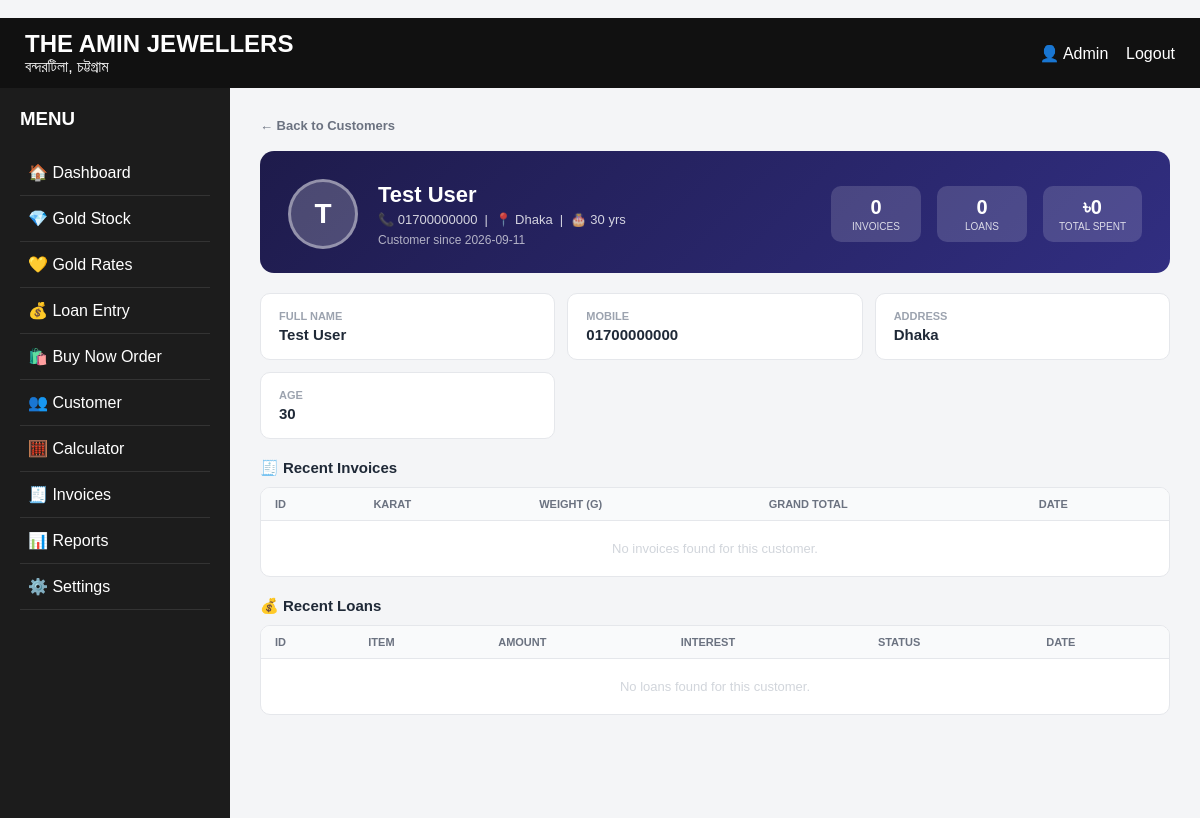
/customer/22 (signed in), run on the app's committed database.
### tables this page shows
CREATE TABLE customers (
            id INTEGER PRIMARY KEY AUTOINCREMENT,
            name TEXT NOT NULL,
            mobile TEXT NOT NULL,
            address TEXT,
            age INTEGER,
            created_at TIMESTAMP DEFAULT CURRENT_TIMESTAMP
        );

### app.py (the view)
@app.route("/customer/<int:customer_id>")
@login_required
def customer_profile(customer_id):
    conn = get_db()
    customer = conn.execute(
        "SELECT * FROM customers WHERE id = ?", (customer_id,)
    ).fetchone()
    if customer is None:
        return redirect(url_for("customers"))
    invoices = conn.execute("""
        SELECT * FROM invoices
        WHERE customer_name = ?
        ORDER BY id DESC
        LIMIT 10
    """, (customer["name"],)).fetchall()
    loans = conn.execute("""
        SELECT * FROM loans
        WHERE customer_name = ?
        ORDER BY id DESC
        LIMIT 10
    """, (customer["name"],)).fetchall()
    total_spent = conn.execute("""
        SELECT COALESCE(SUM(grand_total), 0)
        FROM invoices
        WHERE customer_name = ?
    """, (customer["name"],)).fetchone()[0]
    return render_template(
        "customer_profile.html",
        customer=customer,
        invoices=invoices,
        loans=loans,
        total_spent=total_spent,
    )

### app.py (called while the page is built)
def get_db():
    if "db" not in g:
        g.db = sqlite3.connect(DATABASE)
        g.db.row_factory = sqlite3.Row
    return g.db

def login_required(f):
    @wraps(f)
    def decorated_function(*args, **kwargs):
        if "user" not in session:
            return redirect("/")
        return f(*args, **kwargs)
    return decorated_function

### templates/customer_profile.html (shortened to what this page needs)
﻿{% extends "base.html" %}
{% block content %}
<a href="{{ url_for('customers') }}" class="back-link">← Back to Customers</a>
<div class="profile-hero">
  <div class="hero-avatar">{{ customer["name"][0]|upper }}</div>
  <div class="hero-info">
    <h2>{{ customer["name"] }}</h2>
    <p>📞 {{ customer["mobile"] }}
      {% if customer["address"] %} &nbsp;|&nbsp; 📍 {{ customer["address"] }}{% endif %}
      {% if customer["age"] %} &nbsp;|&nbsp; 🎂 {{ customer["age"] }} yrs{% endif %}
    </p>
    <p style="margin-top:6px; font-size:12px; opacity:.65;">Customer since {{ customer["created_at"][:10] if customer["created_at"] else "—" }}</p>
  </div>
  <div class="hero-stats">
    <div class="hero-stat">
      <div class="num">{{ invoices|length }}</div>
      <div class="lbl">Invoices</div>
    </div>
    <div class="hero-stat">
      <div class="num">{{ loans|length }}</div>
      <div class="lbl">Loans</div>
    </div>
    <div class="hero-stat">
      <div class="num">৳{{ "{:,.0f}".format(total_spent) }}</div>
      <div class="lbl">Total Spent</div>
    </div>
  </div>
</div>
<div class="info-grid">
  <div class="info-card">
    <div class="ic-label">Full Name</div>
    <div class="ic-val">{{ customer["name"] }}</div>
  </div>
  <div class="info-card">
    <div class="ic-label">Mobile</div>
    <div class="ic-val">{{ customer["mobile"] }}</div>
  </div>
  <div class="info-card">
    <div class="ic-label">Address</div>
    <div class="ic-val">{{ customer["address"] or "—" }}</div>
  </div>
  <div class="info-card">
    <div class="ic-label">Age</div>
    <div class="ic-val">{{ customer["age"] or "—" }}</div>
  </div>
</div>
<div class="section-head">🧾 Recent Invoices</div>
<div class="table-card">
  <table>
    <thead>
      <tr>
        <th>ID</th><th>Karat</th><th>Weight (g)</th><th>Grand Total</th><th>Date</th>
      </tr>
    </thead>
    <tbody>
      {% for inv in invoices %}
      <tr>
        <td>#{{ inv["id"] }}</td>
        <td>{{ inv["karat"] }}</td>
        <td>{{ "%.3f"|format(inv["weight"]) }}</td>
        <td><strong>৳ {{ "{:,.0f}".format(inv["grand_total"]) }}</strong></td>
        <td>{{ inv["created_at"][:10] if inv["created_at"] else "—" }}</td>
      </tr>
      {% else %}
      <tr><td colspan="5" class="empty-row">No invoices found for this customer.</td></tr>
      {% endfor %}
    </tbody>
  </table>
</div>
<div class="section-head">💰 Recent Loans</div>
<div class="table-card">
  <table>
    <thead>
      <tr>
        <th>ID</th><th>Item</th><th>Amount</th><th>Interest</th><th>Status</th><th>Date</th>
      </tr>
    </thead>
    <tbody>
      {% for loan in loans %}
      <tr>
        <td>#{{ loan["id"] }}</td>
        <td>{{ loan["item_details"] }}</td>
        <td>৳ {{ "{:,.0f}".format(loan["amount"]) }}</td>
        <td>{{ loan["interest_rate"] }}%</td>
        <td>
          {% if loan["status"] == "Active" %}
            <span class="badge badge-green">Active</span>
          {% else %}
            <span class="badge badge-red">{{ loan["status"] }}</span>
          {% endif %}
        </td>
        <td>{{ loan["created_at"][:10] if loan["created_at"] else "—" }}</td>
      </tr>
      {% else %}
      <tr><td colspan="6" class="empty-row">No loans found for this customer.</td></tr>
      {% endfor %}
    </tbody>
  </table>
</div>
{% endblock %}

### static/css/style.css (style rules this page uses)
* { box-sizing: border-box; margin: 0; padding: 0; }
body { font-family: Arial, sans-serif; background: #f4f5f7; }

### templates/customer_profile.html (style rules this page uses)
.back-link { display:inline-flex; align-items:center; gap:6px; color:#6b7280; text-decoration:none; font-size:13px; font-weight:600; margin-bottom:18px; }
.profile-hero { background:linear-gradient(135deg,#1e1b4b 0%,#312e81 100%); border-radius:14px; padding:28px 28px 24px; color:#fff; display:flex; align-items:center; gap:20px; margin-bottom:20px; flex-wrap:wrap; }
.hero-avatar { width:70px; height:70px; border-radius:50%; background:rgba(255,255,255,.2); font-size:28px; font-weight:900; display:flex; align-items:center; justify-content:center; border:3px solid rgba(255,255,255,.4); flex-shrink:0; }
.hero-info h2 { margin:0 0 4px; font-size:22px; }
.hero-info p { margin:0; font-size:13px; opacity:.8; }
.hero-stats { margin-left:auto; display:flex; gap:16px; flex-wrap:wrap; }
.hero-stat { background:rgba(255,255,255,.15); border-radius:10px; padding:10px 16px; text-align:center; min-width:90px; }
.hero-stat .num { font-size:20px; font-weight:800; }
.hero-stat .lbl { font-size:10px; opacity:.8; text-transform:uppercase; margin-top:2px; }
.info-grid { display:grid; grid-template-columns:repeat(auto-fit,minmax(220px,1fr)); gap:12px; margin-bottom:20px; }
.info-card { background:#fff; border:1px solid #e5e7eb; border-radius:10px; padding:16px 18px; }
.info-card .ic-label { font-size:11px; color:#9ca3af; font-weight:700; text-transform:uppercase; margin-bottom:4px; }
.info-card .ic-val { font-size:15px; font-weight:700; color:#1f2937; }
.section-head { font-size:15px; font-weight:700; color:#1f2937; margin:20px 0 10px; display:flex; align-items:center; gap:8px; }
.table-card { background:#fff; border:1px solid #e5e7eb; border-radius:10px; overflow:hidden; margin-bottom:20px; }
table { width:100%; border-collapse:collapse; }
thead th { background:#f9fafb; padding:10px 14px; text-align:left; font-size:11px; font-weight:700; color:#6b7280; text-transform:uppercase; border-bottom:1px solid #e5e7eb; }
tbody td { padding:10px 14px; font-size:13px; color:#374151; border-bottom:1px solid #f3f4f6; }
tbody tr:last-child td { border-bottom:none; }
.empty-row { text-align:center; color:#d1d5db; padding:20px; font-size:13px; }

### data on the page
customers: name "T", name "Test User", mobile "01700000000", address "Dhaka", age "30", created_at "2026-09-11"

### other printed values
{{ username or 'Admin' }} "Admin"
{{ invoices|length }} "0"
{{ loans|length }} "0"
{{ "{:,.0f}".format(total_spent) }} "0"
